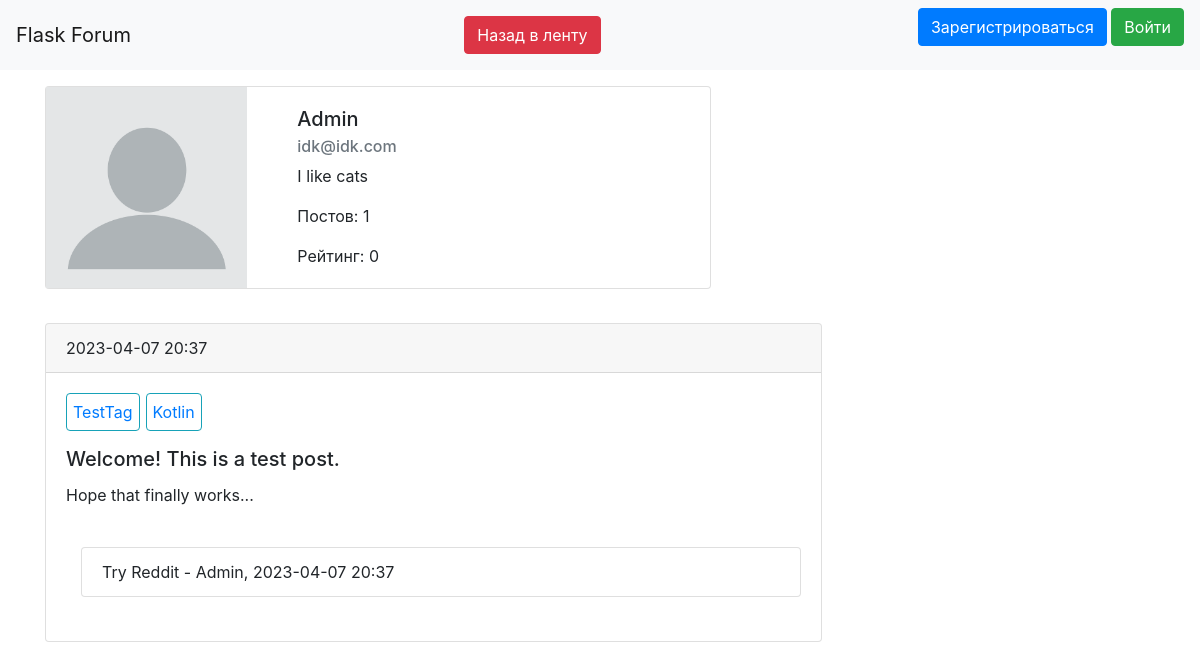
The page /user/1 on the database as committed earlier.
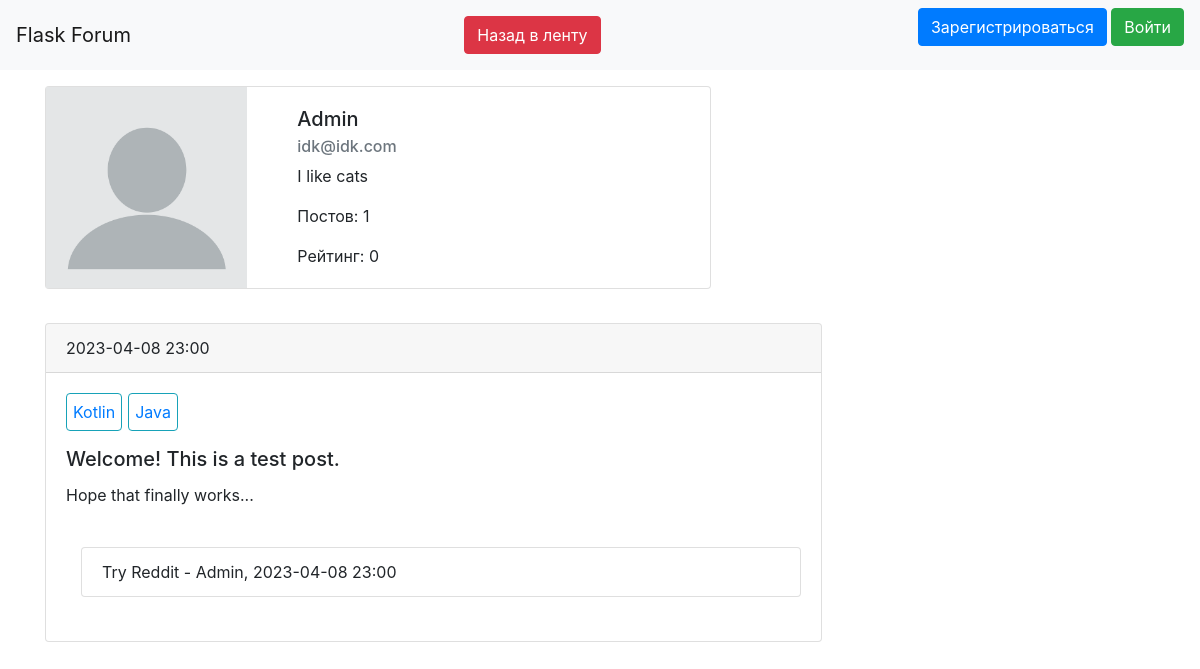
The same page on the database as committed later.
### data/user.py (models this page shows, shortened)
class User(SqlAlchemyBase, UserMixin, SerializerMixin):
    __tablename__ = 'users'
    id = sqlalchemy.Column(sqlalchemy.Integer, primary_key=True, autoincrement=True)
    name = sqlalchemy.Column(sqlalchemy.String, nullable=True)
    about = sqlalchemy.Column(sqlalchemy.String, nullable=True)
    email = sqlalchemy.Column(sqlalchemy.String, index=True, unique=True, nullable=True)
    hashed_password = sqlalchemy.Column(sqlalchemy.String, nullable=True)
    created_date = sqlalchemy.Column(sqlalchemy.DateTime, default=datetime.datetime.now)
    posts = orm.relationship("Post", back_populates='user')
    thread_messages = orm.relationship("ThreadMessage", back_populates='user')
    avatar = sqlalchemy.Column(sqlalchemy.String, nullable=True)

### data/post.py (models this page shows)
class Post(SqlAlchemyBase, SerializerMixin):
    __tablename__ = 'posts'
    id = sqlalchemy.Column(sqlalchemy.Integer, primary_key=True, autoincrement=True)
    title = sqlalchemy.Column(sqlalchemy.String, nullable=True)
    content = sqlalchemy.Column(sqlalchemy.String, nullable=True)
    created_date = sqlalchemy.Column(sqlalchemy.DateTime, default=datetime.datetime.now)
    completed = sqlalchemy.Column(sqlalchemy.Boolean, default=False)
    user_id = sqlalchemy.Column(sqlalchemy.Integer, sqlalchemy.ForeignKey("users.id"))
    rating = sqlalchemy.Column(sqlalchemy.Integer, default=0)
    done = sqlalchemy.Column(sqlalchemy.Boolean, default=False)
    user = orm.relationship('User')
    tags = orm.relationship('Tag', secondary='posts_with_tags', back_populates='posts')
    thread_messages = orm.relationship("ThreadMessage", back_populates='post')

### data/tag.py (models this page shows)
class Tag(SqlAlchemyBase, SerializerMixin):
    __tablename__ = 'tags'
    id = sqlalchemy.Column(sqlalchemy.Integer, primary_key=True, autoincrement=True)
    name = sqlalchemy.Column(sqlalchemy.String, nullable=True, unique=True)
    posts = orm.relationship("Post", secondary='posts_with_tags', back_populates='tags')

### data/thread_message.py (models this page shows)
class ThreadMessage(SqlAlchemyBase, UserMixin, SerializerMixin):
    __tablename__ = 'thread_messages'
    id = sqlalchemy.Column(sqlalchemy.Integer, primary_key=True, autoincrement=True)
    content = sqlalchemy.Column(sqlalchemy.String, nullable=True)
    created_date = sqlalchemy.Column(sqlalchemy.DateTime, default=datetime.datetime.now)
    user_id = sqlalchemy.Column(sqlalchemy.Integer, sqlalchemy.ForeignKey("users.id"))
    user = orm.relationship('User')
    post_id = sqlalchemy.Column(sqlalchemy.Integer, sqlalchemy.ForeignKey("posts.id"))
    post = orm.relationship('Post')

### main.py (the view)
@app.route('/user/<int:user_id>')
def user_page(user_id):
    session = db_session.create_session()
    user = session.query(User).filter(User.id == user_id).first()
    rating = sum([x.rating for x in user.posts])
    avatar_url = url_for('static', filename=f'img/{user.avatar if user.avatar else "profile.png"}')
    return render_template('user.html', user=user,
                           rating=rating, posts=user.posts, title=user.name, avatar_url=avatar_url)

### data/db_session.py (called while the page is built)
def create_session() -> Session:
    global __factory, session
    if not session:
        session = __factory(expire_on_commit=False) if callable(__factory) else None
    return session

### templates/user.html (shortened to what this page needs)
{% extends "base.html" %}
{% block content %}
<div>
    <div class="card mb-3" style="max-width: 60%; margin-top:16px;">
        <div class="row g-0">
            <div class="col-md-4" align="center">
                <img align="center" src="{{avatar_url}}"
                     class="img-fluid rounded-start" alt="...">
            </div>
            <div class="col-md-8">
                <div class="card-body">
                    <h5 class="card-title">{{ user.name }}</h5>
                    <h6 class="card-subtitle mb-2 text-muted">{{ user.email }}</h6>
                    <p class="card-text">{{ user.about }} </p>
                    <p class="card-text">Постов: {{ user.posts|length }}</p>
                    <p class="card-text">Рейтинг: {{ rating }}</p>
                </div>
            </div>
        </div>
    </div>
    {% for item in posts %}
    <div style="margin-top: 3%;">
        <div class="card {% if item.done %}alert-success {% endif %}" style="width: 70%;">
            <div class="card-header">
                {{item.created_date.strftime('%Y-%m-%d %H:%M')}}
            </div>
            <div class="card-body">
                <ul class="list-group list-group-horizontal">
                    {% for tag in item.tags %}
                    <li class="card text-white border-info mb-3 text-primary"
                        style="margin-right: 6px; padding: 6px;">{{tag.name}}
                    </li>
                    {% endfor %}
                </ul>
                <h5 class="card-title">{{item.title}}</h5>
                <p class="card-text">{{item.content}}</p>
                {% if item.thread_messages %}
                <br>
                {% endif %}
                <ul class="list-group" style="margin-left: 15px;">
                    {% for message in item.thread_messages %}
                    <li class="list-group-item">
                        {{message.content}} - {{message.user.name}}, {{message.created_date.strftime('%Y-%m-%d %H:%M')}}
                    </li>
                    {% endfor %}
                </ul>
                <br>
            </div>
        </div>
    </div>
</div>
{% endfor %}
{% endblock %}

### templates/base.html (shortened to what this page needs)
<!doctype html>
<html lang="en">
<head>
    <link rel="stylesheet"
          href="https://stackpath.bootstrapcdn.com/bootstrap/4.4.1/css/bootstrap.min.css"
>
</head>
<body>
<header>
    <nav class="navbar navbar-light bg-light">
        <a class="navbar-brand" href="#">Flask Forum</a>
        {% if user %}
        <a class="btn btn-danger" href="/"> Назад в ленту
        </a>
        {% endif %}
        {% if current_user.is_authenticated %}
        <a class="navbar-brand" href="/logout">Выйти</a>
        {% else %}
        <p>
            <a class="btn btn-primary" href="/register">Зарегистрироваться</a>
            <a class="btn btn-success" href="/login">Войти</a>
        </p>
        {% endif %}
    </nav>
</header>
<main role="main" class="container">
    {% block content %}{% endblock %}
</main>
</body>
</html>

Rows that differ between the two databases and show on the page:
changed Post "Welcome! This is a test post.": loses Tag (name "TestTag"); gains Tag (name "Java"); created_date "2023-04-07 20:37" → "2023-04-08 23:00"
changed ThreadMessage "Try Reddit": created_date "2023-04-07 20:37" → "2023-04-08 23:00"
